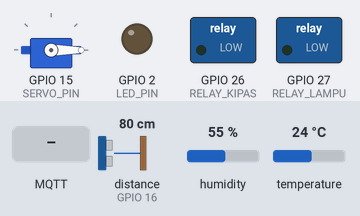
Bench run of a sketch on a simulated ESP32. On the bench: servo, switched loads named in the sketch (green lamp = pin HIGH), output pins drawn as LEDs (lit = HIGH). Wiring (inferred from the names in the program): ultrasonic range finder: trigger GPIO 4; echo GPIO 16. Inputs (shaded band) come from the test bench; at power-on: distance to the obstacle (sensor on GPIO 16) 80 cm, temperature 24 °C, humidity 55 %. The echo pulse lasts 58.3 µs per cm; WiFi joins after 1.5 s; servers stay silent unless stated; random numbers use the default seed unless the sketch sets one; no MQTT or app messages arrive unless stated; pins used as bus, display or sensor lines are not drawn; what the sketch prints to the serial monitor is not drawn.

Above: at 6.7 s.
6.8 s: distance to the obstacle (sensor on GPIO 16) set to 22 cm
8.7 s: distance to the obstacle (sensor on GPIO 16) set to 19 cm
At 10.4 s:
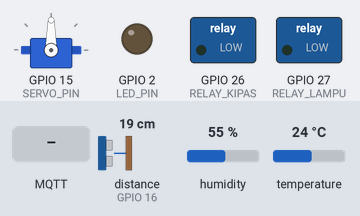
11.1 s: temperature set to 36.6 °C
12.8 s: temperature set to 37.8 °C
At 14.6 s:
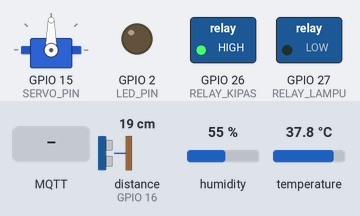
15.1 s: MQTT message "ON" arrives on the first subscribed topic
At 16.1 s:
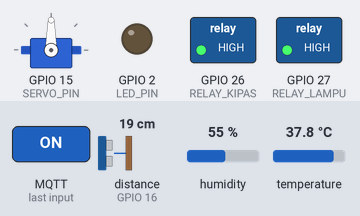
16.6 s: MQTT message "TIDAK TERBUKA" arrives on the third subscribed topic
At 17.4 s:
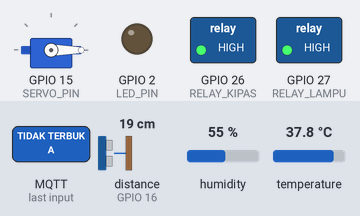
Timing chart, 0 to 19.6 s (numbered marks = the images above; inputs shaded):
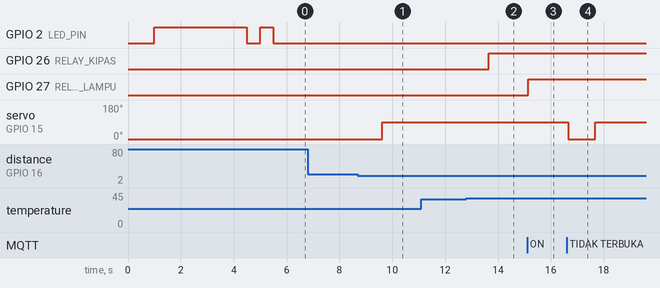

Measured:
- the behaviour switches between 21 and 20 cm on distance to the obstacle (sensor on GPIO 16) (found by bisection; images 0 and 1)
- the behaviour switches between 37 and 37.1 °C on temperature (found by bisection; images 1 and 2)
- after the input at 6.8 s, every drawn part: stays the same
- after the input at 8.7 s, servo on GPIO 15 (SERVO_PIN): 0° → 90° after 0.91 s
- after the input at 11.1 s, every drawn part: stays the same
- after the input at 12.8 s, GPIO 26 (RELAY_KIPAS): LOW → HIGH after 0.84 s
- after the input at 15.1 s, GPIO 27 (RELAY_LAMPU): LOW → HIGH after 0.05 s
- after the input at 16.6 s, servo on GPIO 15 (SERVO_PIN): 90° → 0° after 0.07 s, → 90° 1.0 s later

The sketch:

esp32_code.ino
```cpp
#include <WiFi.h>
#include <PubSubClient.h>
#include <ESP32Servo.h>
#include <DHT.h>
#include <ArduinoJson.h>

// Function prototype
void debugInfo();

// WiFi Configuration
const char* ssid = "Sadin";
const char* password = "Dinda12345";

// MQTT Configuration
const char* mqttServer = "broker.emqx.io";
const int mqttPort = 1883;
char clientId[50];
const char* topicPrefix = "ESP32-IoT";

// Pin Configuration
#define DHTPIN 17           // DHT22 on GPIO 17
#define DHTTYPE DHT22
#define TRIG_PIN 4
#define ECHO_PIN 16
#define RELAY_LAMPU 27      // Lampu
#define RELAY_KIPAS 26      // Kipas
#define SERVO_PIN 15
#define LED_PIN 2           // Built-in LED on GPIO 2

// Objects
WiFiClient espClient;
PubSubClient client(espClient);
DHT dht(DHTPIN, DHTTYPE);
Servo myServo;

// Global Variables
float temperature = 0.0;
float humidity = 0.0;
long distance = 0;
bool relayLampuStatus = false;
bool relayKipasStatus = false;
bool servoOpen = false;
int dhtReadCounter = 0;

// Timing variables
unsigned long lastSensorRead = 0;
unsigned long lastMQTTPublish = 0;
unsigned long lastReconnectAttempt = 0;
unsigned long lastCommandTime = 0;
const unsigned long sensorInterval = 2000;  // Read sensors every 2 seconds
const unsigned long publishInterval = 3000; // Publish data every 3 seconds
const unsigned long reconnectInterval = 5000; // Retry every 5 seconds
const unsigned long commandMinInterval = 200; // 200ms for fast response

// Topic strings
char tempTopic[100];
char humTopic[100];
char distTopic[100];
char kipasTopic[100];
char lampuTopic[100];
char servoStatusTopic[100];

void setup() {
  Serial.begin(115200);
  delay(1000); // Give time for serial monitor to initialize
  // Generate unique client ID
  snprintf(clientId, sizeof(clientId), "ESP32-%ld", random(1000000));

  // Initialize topic strings
  initializeTopics();

  // Initialize pins
  pinMode(TRIG_PIN, OUTPUT);
  pinMode(ECHO_PIN, INPUT);
  pinMode(RELAY_LAMPU, OUTPUT);
  pinMode(RELAY_KIPAS, OUTPUT);
  pinMode(LED_PIN, OUTPUT); // Initialize the built-in LED pin
  digitalWrite(LED_PIN, HIGH); // Ensure LED is off initially (active-low)

  // Set relays OFF initially
  digitalWrite(RELAY_LAMPU, LOW);
  digitalWrite(RELAY_KIPAS, LOW);

  // Initialize servo
  myServo.attach(SERVO_PIN);
  myServo.write(0); // Closed position

  // Initialize DHT22
  Serial.println("Initializing DHT22 sensor on GPIO 17...");
  dht.begin();
  delay(3000); // Increased delay for DHT22 stabilization

  // Connect to WiFi
  connectWiFi();

  // Setup MQTT
  client.setServer(mqttServer, mqttPort);
  client.setCallback(mqttCallback);

  Serial.println("ESP32 MQTT IoT System Ready!");
  Serial.printf("Client ID: %s\n", clientId);
}

void loop() {
  // Maintain MQTT connection
  if (!client.connected() && (millis() - lastReconnectAttempt > reconnectInterval)) {
    reconnectMQTT();
    lastReconnectAttempt = millis();
  }
  client.loop();

  // Update LED based on WiFi status (active-low: LOW = ON, HIGH = OFF)
  digitalWrite(LED_PIN, WiFi.status() == WL_CONNECTED ? LOW : HIGH);

  // Read sensors periodically
  if (millis() - lastSensorRead >= sensorInterval) {
    readSensors();
    controlAutomatic();
    lastSensorRead = millis();
  }

  // Publish sensor data periodically
  if (millis() - lastMQTTPublish >= publishInterval) {
    publishSensorData();
    publishStatusData();
    lastMQTTPublish = millis();
  }

  // Debug info periodically
  debugInfo();
  delay(100);
}

void initializeTopics() {
  snprintf(tempTopic, sizeof(tempTopic), "%s/suhu", topicPrefix);
  snprintf(humTopic, sizeof(humTopic), "%s/kelembapan", topicPrefix);
  snprintf(distTopic, sizeof(distTopic), "%s/jarak", topicPrefix);
  snprintf(kipasTopic, sizeof(kipasTopic), "%s/kipas", topicPrefix);
  snprintf(lampuTopic, sizeof(lampuTopic), "%s/lampu", topicPrefix);
  snprintf(servoStatusTopic, sizeof(servoStatusTopic), "%s/servo/status", topicPrefix);
}

void connectWiFi() {
  WiFi.mode(WIFI_STA);
  WiFi.begin(ssid, password);

  Serial.print("Connecting to WiFi");
  int attempts = 0;
  while (WiFi.status() != WL_CONNECTED && attempts < 20) {
    delay(500);
    Serial.print(".");
    digitalWrite(LED_PIN, !digitalRead(LED_PIN)); // Blink LED during connection attempt
    attempts++;
  }

  if (WiFi.status() == WL_CONNECTED) {
    Serial.println();
    Serial.println("WiFi Connected!");
    Serial.print("IP address: ");
    Serial.println(WiFi.localIP());
    Serial.printf("Signal strength: %d dBm\n", WiFi.RSSI());
    digitalWrite(LED_PIN, LOW); // Turn LED on when connected (active-low)
  } else {
    Serial.println();
    Serial.println("Failed to connect to WiFi. Restarting...");
    digitalWrite(LED_PIN, HIGH); // Ensure LED is off on failure (active-low)
    ESP.restart();
  }
}

void reconnectMQTT() {
  Serial.print("Attempting MQTT connection with client ID: ");
  Serial.println(clientId);
  if (client.connect(clientId)) {
    Serial.println("MQTT Connected!");

    // Clear retained messages for all topics
    client.publish(lampuTopic, "", true);
    client.publish(kipasTopic, "", true);
    client.publish(servoStatusTopic, "", true);

    // Subscribe to command topics
    client.subscribe(lampuTopic, 1);
    client.subscribe(kipasTopic, 1);
    client.subscribe(servoStatusTopic, 1);

    // Publish initial status
    publishStatusData();
  } else {
    Serial.print("MQTT connection failed, rc=");
    Serial.print(client.state());
    Serial.println(" retrying in 5 seconds");
  }
}

void mqttCallback(char* topic, byte* payload, unsigned int length) {
  // Check if command is too soon
  if (millis() - lastCommandTime < commandMinInterval) {
    return; // Silently ignore commands received too soon
  }

  // Convert payload to string
  String message = "";
  for (unsigned int i = 0; i < length; i++) {
    message += (char)payload[i];
  }

  // Handle lampu commands
  if (strcmp(topic, lampuTopic) == 0) {
    if (message == "ON" && !relayLampuStatus) {
      digitalWrite(RELAY_LAMPU, HIGH);
      relayLampuStatus = true;
      client.publish(lampuTopic, "ON", true);
    } else if (message == "OFF" && relayLampuStatus) {
      digitalWrite(RELAY_LAMPU, LOW);
      relayLampuStatus = false;
      client.publish(lampuTopic, "OFF", true);
    }
    lastCommandTime = millis();
  }
  // Handle kipas commands
  else if (strcmp(topic, kipasTopic) == 0) {
    if (message == "ON" && !relayKipasStatus) {
      digitalWrite(RELAY_KIPAS, HIGH);
      relayKipasStatus = true;
      client.publish(kipasTopic, "ON", true);
    } else if (message == "OFF" && relayKipasStatus) {
      digitalWrite(RELAY_KIPAS, LOW);
      relayKipasStatus = false;
      client.publish(kipasTopic, "OFF", true);
    }
    lastCommandTime = millis();
  }
  // Handle servo commands
  else if (strcmp(topic, servoStatusTopic) == 0) {
    if (message == "TERBUKA" && !servoOpen) {
      myServo.write(90);
      servoOpen = true;
      client.publish(servoStatusTopic, "TERBUKA", true);
    } else if (message == "TIDAK TERBUKA" && servoOpen) {
      myServo.write(0);
      servoOpen = false;
      client.publish(servoStatusTopic, "TIDAK TERBUKA", true);
    }
    lastCommandTime = millis();
  }
}

void readSensors() {
  // Read DHT22 with retry mechanism
  float h = dht.readHumidity();
  float t = dht.readTemperature();
  dhtReadCounter++;

  // Retry up to 3 times if reading fails
  int retryCount = 0;
  const int maxRetries = 3;
  while ((isnan(h) || isnan(t) || h <= 0.0 || t <= 0.0) && retryCount < maxRetries) {
    delay(1000); // Increased retry delay
    h = dht.readHumidity();
    t = dht.readTemperature();
    retryCount++;
  }

  // Update if readings are valid
  if (!isnan(h) && !isnan(t) && h > 0.0 && t > 0.0) {
    humidity = h;
    temperature = t;
  }

  // Read HC-SR04 ultrasonic sensor
  digitalWrite(TRIG_PIN, LOW);
  delayMicroseconds(2);
  digitalWrite(TRIG_PIN, HIGH);
  delayMicroseconds(10);
  digitalWrite(TRIG_PIN, LOW);

  long duration = pulseIn(ECHO_PIN, HIGH, 30000); // 30ms timeout
  if (duration > 0) {
    distance = duration * 0.034 / 2; // Convert to cm
    if (distance > 400) distance = 400; // Limit to reasonable range
  }
}

void controlAutomatic() {
  // Servo control based on distance
  bool shouldOpen = (distance < 20 && distance > 0);
  if (shouldOpen && !servoOpen) {
    myServo.write(90); // Open servo
    servoOpen = true;
    client.publish(servoStatusTopic, "TERBUKA", true);
  } else if (!shouldOpen && servoOpen) {
    myServo.write(0); // Close servo
    servoOpen = false;
    client.publish(servoStatusTopic, "TIDAK TERBUKA", true);
  }

  // Automatic fan control based on temperature only
  static unsigned long lastManualControl = 0;
  static bool wasManuallyControlled = false;

  if (millis() - lastManualControl > 30000) {
    wasManuallyControlled = false;
  }

  if (!wasManuallyControlled) {
    bool shouldTurnOnFan = (temperature > 37.0);
    bool shouldTurnOffFan = (temperature < 27.0);

    if (shouldTurnOnFan && !relayKipasStatus) {
      digitalWrite(RELAY_KIPAS, HIGH);
      relayKipasStatus = true;
      client.publish(kipasTopic, "ON", true);
    } else if (shouldTurnOffFan && relayKipasStatus) {
      digitalWrite(RELAY_KIPAS, LOW);
      relayKipasStatus = false;
      client.publish(kipasTopic, "OFF", true);
    }
  }
}

void publishSensorData() {
  if (client.connected()) {
    // Only publish valid temperature and humidity data
    if (!isnan(temperature) && !isnan(humidity) && temperature > 0.0 && humidity > 0.0) {
      char tempStr[10];
      dtostrf(temperature, 4, 1, tempStr);
      client.publish(tempTopic, tempStr, true);
      char humStr[10];
      dtostrf(humidity, 4, 1, humStr);
      client.publish(humTopic, humStr, true);
    }

    // Publish distance
    char distStr[10];
    sprintf(distStr, "%ld", distance);
    client.publish(distTopic, distStr, true);
  }
}

void publishStatusData() {
  if (client.connected()) {
    client.publish(kipasTopic, relayKipasStatus ? "ON" : "OFF", true);
    client.publish(lampuTopic, relayLampuStatus ? "ON" : "OFF", true);
    client.publish(servoStatusTopic, servoOpen ? "TERBUKA" : "TIDAK TERBUKA", true);
  }
}

void printSystemInfo() {
  // Get current time (simulated for formatting, as ESP32 doesn't have RTC by default)
  char timeStr[20];
  snprintf(timeStr, sizeof(timeStr), "2025-08-11 17:45:20"); // Static time as per request

  Serial.println("========================================");
  Serial.printf("Time: %s | Uptime: %lu s\n", timeStr, millis() / 1000);
  Serial.println("----------------------------------------");

  // DHT22 Sensor Section
  Serial.println("🌡 DHT22 SENSOR");
  if (!isnan(temperature) && !isnan(humidity) && temperature > 0.0 && humidity > 0.0) {
    Serial.printf("  Temperature : %.2f °C\n", temperature);
    Serial.printf("  Humidity    : %.2f %%RH\n", humidity);
  } else {
    Serial.println("  Temperature : N/A");
    Serial.println("  Humidity    : N/A");
  }

  // System Info Section
  Serial.println("\n SYSTEM INFO");
  Serial.printf("  Chip Model  : %s\n", ESP.getChipModel());
  Serial.printf("  CPU Freq    : %d MHz\n", ESP.getCpuFreqMHz());
  Serial.printf("  Free Heap   : %d bytes\n", ESP.getFreeHeap());
  Serial.printf("ask to WiFi RSSI   : %d dBm\n", WiFi.RSSI());
  Serial.printf("  WiFi Status : %s\n", WiFi.status() == WL_CONNECTED ? "Connected" : "Disconnected");

  // Device Status Section
  Serial.println("\n DEVICE STATUS");
  Serial.printf("  LED         : %s\n", digitalRead(LED_PIN) ? "OFF" : "ON"); // Active-low LED
  Serial.printf("  Fan         : %s\n", relayKipasStatus ? "ON" : "OFF");
  Serial.println("========================================");
}

void debugInfo() {
  static unsigned long lastDebug = 0;
  if (millis() - lastDebug > 60000) { // Print every 60 seconds
    printSystemInfo();
    lastDebug = millis();
  }
}
```
